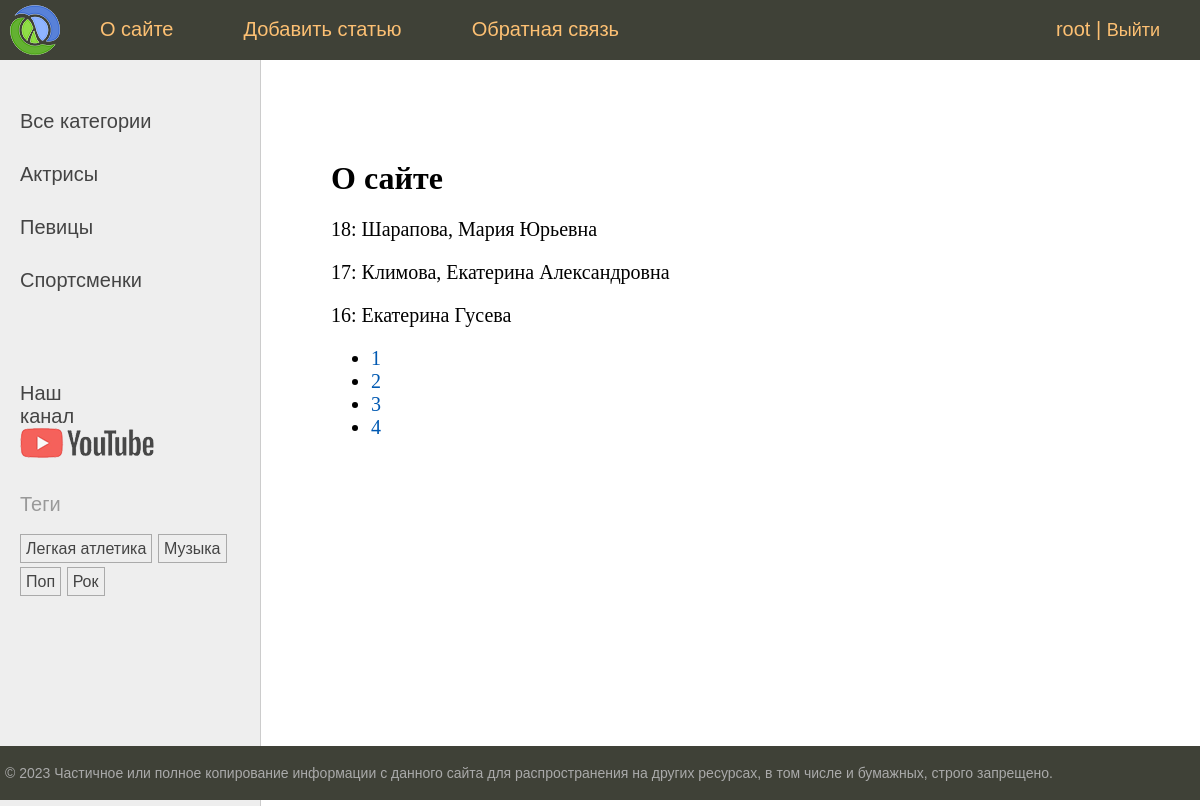
Page /about/?page=3 (signed in) on the committed database.
### women/models.py (models this page shows, shortened)
class Category(models.Model):
    name = models.CharField(
        max_length=100,
        db_index=True,
        verbose_name='Категория'
    )
    slug = models.SlugField(
        max_length=255,
        unique=True,
        db_index=True,
        verbose_name='Slug'
    )
    class Meta:
        verbose_name = 'Категория'
        verbose_name_plural = 'Категории'
    def get_absolute_url(self):
        return reverse("category", kwargs={"cat_slug": self.slug})

class TagPost(models.Model):
    tag = models.CharField(
        max_length=100,
        db_index=True
    )
    slug = models.SlugField(
        max_length=255,
        unique=True,
        db_index=True
    )
    def get_absolute_url(self):
        return reverse('tag', kwargs={'tag_slug': self.slug})

class Women(models.Model):
    class Status(models.IntegerChoices):
        DRAFT = (0, 'Черновик',)
        PUBLISHED = (1, 'Опубликована',)
    title = models.CharField(
        max_length=255,
        verbose_name='Заголовок'
    )
    slug = models.SlugField(
        max_length=255,
        unique=True,
        db_index=True,
        verbose_name='Slug',
        validators=[
            MinLengthValidator(
                limit_value=5,
                message="Минимум 5 символов"
            ),
            MaxLengthValidator(
                limit_value=100,
                message="Максимум 100 символов"
            ),
        ],
    )
    photos = models.ImageField(
        upload_to="photos/%Y/%m/%d/",
        default=None,
        blank=True,
        null=True,
        verbose_name="Фото"
    )
    content = models.TextField(
        blank=True,
        verbose_name='Текст статьи'
    )
    time_create = models.DateTimeField(
        auto_now_add=True,
        verbose_name='Время создания'
    )
    time_update = models.DateTimeField(
        auto_now=True,
        verbose_name='Время обновления'
    )
    is_published = models.BooleanField(
        choices=tuple(map(lambda x: (bool(x[0]), x[1]), Status.choices)),
        default=Status.PUBLISHED,
        verbose_name='Статус'
    )
    cat = models.ForeignKey(
        'Category',
        on_delete=models.PROTECT,
        related_name='posts',
        verbose_name='Категория'
    )
    tags = models.ManyToManyField(
        'TagPost',
        blank=True,
        related_name='tags',
        verbose_name='Теги'
    )
    husband = models.OneToOneField(
        'Husband',
        on_delete=models.SET_NULL,
        null=True,
        blank=True,
        related_name='wom',
        verbose_name='Муж'
    )
    author = models.ForeignKey(
        get_user_model(),
        on_delete=models.SET_NULL,
        related_name="posts",
        null=True,
        default=None
    )
    objects = models.Manager()
    published = PublishedManager()
    class Meta:
        verbose_name = 'Известные женщины'
        verbose_name_plural = 'Известные женщины'
        ordering = ['-time_create']
        indexes = [
            models.Index(fields=['-time_create'])
        ]

### women/views.py (the view)
# urls.py: path('about/', views.about, name='about'),
@login_required
def about(request: HttpRequest):
    contact_list = Women.objects.all()
    paginator = Paginator(contact_list, 3)
    page_number = request.GET.get("page")
    page_obj = paginator.get_page(page_number)
    return render(request, 'women/about.html', {
        "title": "О сайте",
        "page_obj": page_obj
    })

### users/context_processors.py (called while the page is built)
def get_women_context(request):
    return {"main_menu": menu}

### women/templatetags/women_tags.py (called while the page is built)
@register.inclusion_tag('women/list_categories.html')
def show_categories(cat_selected=0):
    cats = Category.objects.annotate(total=Count('posts')).filter(total__gt=0)
    return {'cats': cats, "cat_selected": cat_selected}

@register.inclusion_tag('women/list_tags.html')
def show_all_tags(cat_selected=0):
    tags = TagPost.objects.annotate(total=Count('tags')).filter(total__gt=0)
    return {'tags': tags}

### women/templates/women/about.html
{% extends 'base.html' %}
{% block content %}
<h1>{{title}}</h1>
{% for item in page_obj %}
<p>{{ item.pk }}: {{ item.title }}</p>
{% endfor %}
<nav>
    <ul>
        {% for p in page_obj.paginator.page_range %}
        <li>
            <a href="?page={{ p }}">{{ p }}</a>
        </li>
        {% endfor %}
    </ul>
</nav>
{% endblock %}

### templates/base.html (shortened to what this page needs)
{% load static %} {% load women_tags %}
<!DOCTYPE html>
<html>
  <head>
    <link
      type="text/css"
      href="{% static 'women/css/styles.css' %}"
      rel="stylesheet"
    />
  </head>
  <body>
    <table class="table-page" border="0" cellpadding="0" cellspacing="0">
      <tr>
        <td valign="top">
          {% block mainmenu %}
          <div class="header">
            <ul id="mainmenu" class="mainmenu">
              <li class="logo">
                <a href="{% url 'home' %}"><div class="logo"></div></a>
              </li>
              {% for m in main_menu %}
              <li>
                <a href="{% url m.urlpath %}">{{m.title}}</a>
              </li>
              {% endfor %} {% if user.is_authenticated %}
              <li class="last">
                <a href="{% url 'users:profile' %}">{{ user.username }}</a> |
                <form
                  action="{% url 'users:logout' %}"
                  method="post"
                  style="display: inline"
                >
                  <button
                    style="
                      background: none;
                      font-size: 18px;
                      border: none;
                      padding: 0;
                      color: #fdc073;
                      cursor: pointer;
                    "
                  >
                    Выйти
                  </button>
                </form>
              </li>
              {% else %}
              <li class="last">
                <a href="{% url 'users:login' %}">Войти</a> |
                <a href="{% url 'users:register' %}">Регистрация</a>
              </li>
              {% endif %}
            </ul>
          </div>
          {% endblock mainmenu %}
          <table
            class="table-content"
            border="0"
            cellpadding="0"
            cellspacing="0"
          >
            <tr>
              <td valign="top" class="left-chapters">
                <ul id="leftchapters">
                  {% if cat_selected == 0 %}
                  <li class="selected">Все категории</li>
                  {% else %}
                  <li><a href="{% url 'home' %}">Все категории</a></li>
                  {% endif %} {% show_categories cat_selected%}
                  <li class="share">
                    <p>Наш канал</p>
                    <a
                      class="share-yt"
                      href="https://www.youtube.com/channel/UClJzWfGWuGJL2t-3dYKcHTA/playlists"
                      target="_blank"
                      rel="nofollow"
                    ></a>
                  </li>
                  <li>{% show_all_tags %}</li>
                </ul>
              </td>
              <td valign="top" class="content">
                <div class="content-text">
                  {% block content %} {% endblock %}
                </div>
              </td>
            </tr>
          </table>
        </td>
      </tr>
      <tr>
        <td valign="top">
          <div id="footer">
            <p>
              &copy; 2023 Частичное или полное копирование информации с данного
              сайта для распространения на других ресурсах, в том числе и
              бумажных, строго запрещено.
            </p>
          </div>
        </td>
      </tr>
    </table>
  </body>
</html>

### women/templates/women/list_categories.html
{% for cat in cats   %}
{% if cat.id == cat_selected %}
<li class="selected">{{ cat.name }}</li>
{% else %}
<li><a href="{{ cat.get_absolute_url }}">{{  cat.name }}</li>
{% endif %}
{% endfor %}

### women/templates/women/list_tags.html (shortened to what this page needs)
{% if tags %}
    <p>Теги</p>
    <ul class="tags-list">
        {% for t in tags %}
        <li><a href="{{ t.get_absolute_url }}">{{ t.tag }}</a></li>
        {% endfor %}
    </ul>
{% endif %}

### women/static/women/css/styles.css (style rules this page uses)
html, body { font-family: 'Arial'; margin: 0; padding: 0; height: 100%; width: 100%; color: #444; }
a { color: #0059b2; text-decoration: none; }
.table-page { width: 100%; height: 100%; vertical-align: top; }
.table-page tr { height: 100%; }
.header { background: #3F4137; height: 60px; }
.logo { background: url('../images/logo.png') no-repeat 10px 5px; width: 70px; height: 60px; }
ul.mainmenu { list-style: none; margin: 0; padding: 0; height: 60px; color: #fdc073; font-size: 20px; overflow: hidden; }
ul.mainmenu li { float: left; margin: 18px 40px 0 30px; }
ul.mainmenu li.logo { margin: 0; }
ul.mainmenu li.last { float: right; }
ul.mainmenu li a { color: #fdc073; text-decoration: none; }
.table-content { width: 100%; min-height: 100%; height: 100%; }
.left-chapters { margin: 0; background: #eee; border-right: 1px solid #ccc; }
.left-chapters ul { width: 230px; margin: 0; padding: 20px 10px 10px 20px; list-style: none; font-size: 20px; }
.left-chapters ul li { margin: 30px 0 0 0; color: #999; }
.left-chapters ul li a { color: #444; text-decoration: none; }
.left-chapters ul li.share { margin: 60px 0 0 0; }
.left-chapters ul li.share p { margin: 30px 0 30px 0; }
.left-chapters ul li.share a { display: inline-block; width: 40px; height: 40px; margin: 0 20px 0 0; }
.left-chapters ul li.share a.share-yt { width: 100%; height: 30px; background: url('../images/share_yt.png') no-repeat 0 0 }
ul.tags-list { width: 100%; margin: 0; padding: 0; list-style: none; }
ul.tags-list li { margin: 0; padding: 0 0 10px; display: inline-block; }
ul.tags-list li a { padding: 5px; font-size: 16px; border: 1px solid #aaa; }
.content { padding: 40px 20px 20px 40px; width: 100%; box-sizing: border-box; }
.content-text { margin: 60px 0 0 30px; color: #000; font-size: 20px; font-family: Yandex Sans Display Light; }
.content-text h1 { font-size: 32px; }
#footer { box-sizing: border-box; background: #3F4137; padding: 5px; color: #aaa; font-size: 14px; font-family: Verdana, Geneva, Arial, Helvetica; text-align: left; overflow: hidden; }

### rows in the picture
Category: name "Актрисы"
Category: name "Певицы"
Category: name "Спортсменки"
TagPost: tag "Легкая атлетика"
TagPost: tag "Музыка"
TagPost: tag "Поп"
TagPost: tag "Рок"
Women: pk "18", title "Шарапова, Мария Юрьевна"
Women: pk "17", title "Климова, Екатерина Александровна"
Women: pk "16", title "Екатерина Гусева"

### other values in the picture
{{ m.title }} "О сайте" "Добавить статью" "Обратная связь"
{{ user.username }} "root"
{{ title }} "О сайте"
{{ p }} "1" "2" "3" "4"
